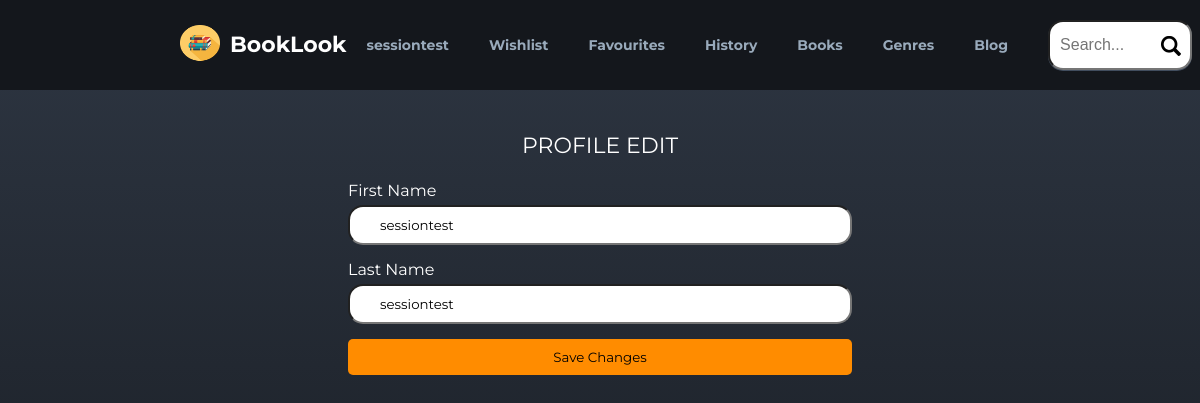
The app's page /user/5/update (signed in) with its own data.
### user/models.py (models this page shows, shortened)
class CustomUser(AbstractUser):
    avatar = models.TextField(null=True)

### user/views.py (the view)
# urls.py: path('<int:pk>/update', views.ProfileUpdateView.as_view(), name='profile-update'),
class ProfileUpdateView(UpdateView):
    model = CustomUser
    template_name = 'user/edit_profile.html'
    fields = ['first_name', 'last_name']

### templates/user/edit_profile.html (shortened to what this page needs)
{% extends 'base.html' %}
{% load static %}
{% block content %}
    <div class="container form">
        <div class="edit-form">
            <p class="form-title">PROFILE EDIT</p>
        <form action="/user/{{ request.user.id }}/update" method="post">
            <label for="name">First Name</label>
            <input id="name" type="text" name="first_name" value="{{ request.user.first_name }}" required>
            <label for="last_name">Last Name</label>
            <input id="last_name" type="text" name="second_name" value="{{ request.user.last_name }}" required>
            <button type="submit">Save Changes</button>
        </form>
        </div>
    </div>
{% endblock %}

### templates/base.html (shortened to what this page needs)
<!doctype html>
{% load static %}
<head>
    <link rel="stylesheet" href={% static "css/styles.css" %}>
    <link rel="stylesheet" href="https://cdnjs.cloudflare.com/ajax/libs/font-awesome/4.7.0/css/font-awesome.min.css">
</head>
<body class="main">
<div class="header">
    <a href="/">
        <div class="logo">
            <img src={% static "media/book_icon.png" %} height="40" width="40" alt="">
            <div class="text">BookLook</div>
        </div>
    </a>
    <div class="menu">
        {% if user.is_authenticated %}
            <a href="/user" class="menu-item">{{ user.username }}</a>
            <a href="/wishlist" class="menu-item">Wishlist</a>
            <a href="/favourites" class="menu-item">Favourites</a>
            <a href="/user/history" class="menu-item">History</a>
        {% else %}
            <a href="/user/login" class="menu-item">Log In</a>
            <a href="/user/register" class="menu-item">Sign In</a>
        {% endif %}
        <a href="/books" class="menu-item">Books</a>
        <a href="/books/genres" class="menu-item">Genres</a>
        <a href="/blog" class="menu-item">Blog</a>
        <form action="/books/search" method="post">
            <div class="search-block">
                <input type="text" class="search" placeholder="Search..." name="search_query">
                <button type="submit" class="search-button"><img height="20" width="20"
                                                                 src={% static "media/search-icon.png" %} alt="">
                </button>
            </div>
        </form>
    </div>
</div>
<div class="main-part">
    {% block content %}{% endblock %}
</div>
</body>

### static/css/styles.css (style rules this page uses)
a { text-decoration: none; }
.main { background: rgb(20,23,28); background: linear-gradient(0deg, rgba(20,23,28,1) 0%, rgba(44,52,64,1) 93%); display: flex; flex-direction: column; padding: 0; margin: 0; min-height: 100vh; align-items: flex-start; justify-content: flex-start; }
.main .header { background-color: #14171c; width: 70%; padding: 20px 15%; display: flex; align-items: center; justify-content: space-between; }
.main .header .logo { display: flex; align-items: center; }
.main .header .logo .text { color: white; font-size: 22px; line-height: 22px; font-family: 'Montserrat', sans-serif; font-weight: 700; margin-left: 10px; }
.main .header .menu { display: flex; align-items: center; }
.main .header .menu .menu-item { font-size: 14px; color: #9ab; line-height: 14px; font-family: 'Montserrat', sans-serif; font-weight: 700; padding: 0 20px; cursor: pointer; }
.main .header .menu .search-block { position: relative; }
.main .header .menu .search { font-size: 12px; padding: 6px 30px 6px 10px; width: 100px; border-radius: 15px; box-shadow: 0 1px 0 #414d5e; color: #89a; display: block; font-size: 1rem; height: 30px; padding: 8px 30px 8px 10px; margin-left: 20px; }
.main .header .menu .search-button { background: rgba(0,0,0,0); border: none; position: absolute; right: 5px; top: 15px; cursor: pointer; }
.main-part { display: flex; flex-direction: column; width: 60%; padding: 20px 20%; }
.main-part .container { display: grid; grid-template-columns: 1fr 1fr 1fr 1fr; }
.main .container.form { display: flex; justify-content: center; }
.edit-form { display: flex; flex-direction: column; align-items: center; justify-content: center; width: 70%; }
.edit-form .form-title { color: white; font-family: 'Montserrat', sans-serif; font-size: 22px; }
.edit-form form { display: flex; flex-direction: column; width: 100%; }
.edit-form form input { padding: 10px 30px; color: black; font-family: 'Montserrat', sans-serif; border-radius: 15px; margin-bottom: 15px; }
.edit-form form label { color: white; font-family: 'Montserrat', sans-serif; margin-bottom: 5px; }
.edit-form form button { background: darkorange; border: none; padding: 10px; border-radius: 5px; font-family: 'Montserrat', sans-serif; cursor: pointer; }

### records on screen
CustomUser: username "sessiontest", first_name "sessiontest", second_name "sessiontest"
